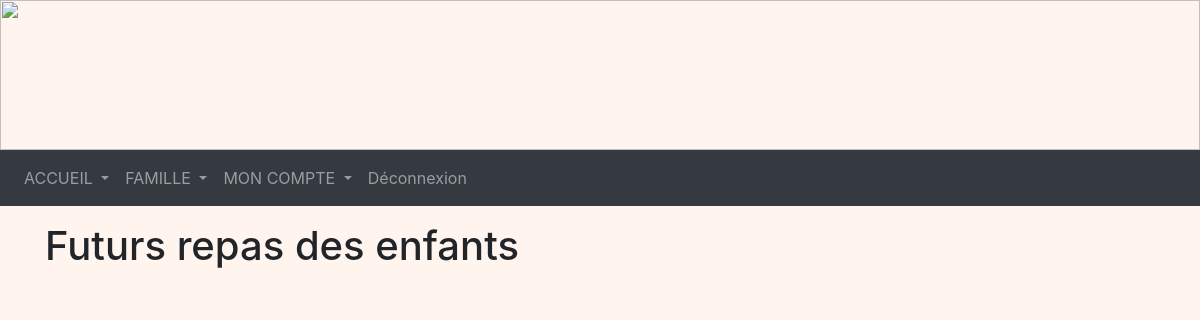
Page /repas (signed in) on the earlier database version.
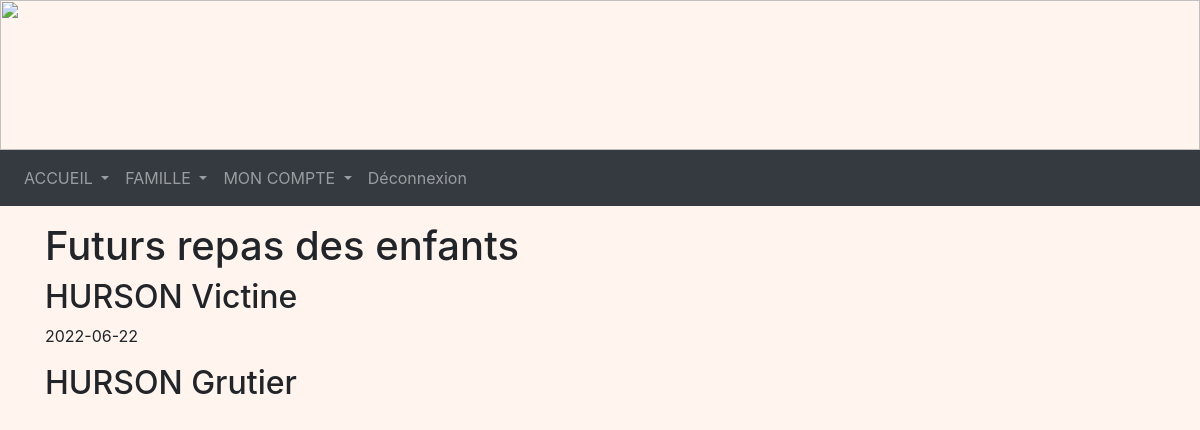
Same page on the later database version.
### tables this page shows
CREATE TABLE Enfant (
  code_enfant integer primary key autoincrement,
  nom_enfant TEXT NOT NULL,
  prenom_enfant TEXT NOT NULL,
  code_tarif integer NOT NULL,
  code_classe integer NOT NULL,
  code_representant integer NOT NULL,
  FOREIGN KEY (code_tarif) REFERENCES Tarif(code_tarif),
  FOREIGN KEY (code_classe) REFERENCES Classe(code_classe),
  FOREIGN KEY (code_representant) REFERENCES Representant(code_representant)
);

CREATE TABLE Repas (
  code_repas integer primary key autoincrement,
  date_repas date NOT NULL,
  code_enfant integer NOT NULL,
  FOREIGN KEY (code_enfant) REFERENCES Enfant(code_enfant)
);

### representant.py (the view)
@app.route('/repas', methods = ["GET"])
@login_required
def repas():
    db = get_db()
    cur = db.cursor()
    code_rep = cur.execute("SELECT code_representant FROM Representant WHERE identifiant = ?", (flask_login.current_user.name, )).fetchone()
    enfants = cur.execute("SELECT * FROM Enfant WHERE code_representant = ?", (code_rep[0], )).fetchall()
    repas = []
    now = datetime.datetime.today().strftime('%Y-%m-%d')
    for enfant in enfants:
        repas.append(cur.execute("SELECT * FROM Repas WHERE code_enfant = ? AND date_repas > ?", (enfant[0], now, )).fetchall())
    return render_template('R_repas.html', enfants = enfants, repas = repas)

### main.py (called while the page is built)
@login_manager.user_loader
def load_user(user_id):
    db = get_db()
    cur = db.cursor()
    user = cur.execute('SELECT identifiant, mot_de_passe FROM Compte WHERE identifiant=?', (user_id, )).fetchone()
    user = User(user[0], user[1])
    return user

def get_db():
    if 'db' not in g:
        g.db = sqlite3.connect(DATABASE)
    return g.db

@app.teardown_appcontext
def close_connection(exception):
    db = g.pop('db', None)
    if db is not None:
        db.close()

### templates/R_repas.html (shortened to what this page needs)
<!DOCTYPE html>
<html>
<head>
    <link rel="stylesheet" href="https://cdn.jsdelivr.net/npm/bootstrap@4.3.1/dist/css/bootstrap.min.css"
>
    <link rel="stylesheet" href="/static/css/main.css">
</head>
</head>
<body>
    <img style="width: 100%; height: 150px;"
        src="https://www.logarric.com/wp-content/uploads/2014/06/calendreta-lo-garric3.png" alt="">
    <nav class="navbar navbar-expand-lg navbar-dark bg-dark">
        <div class="collapse navbar-collapse" id="navbarNavDropdown">
            <ul class="navbar-nav">
                <li class="nav-item dropdown">
                    <a class="nav-link dropdown-toggle" href="#" id="navbarDropdownMenuLink" role="button"
                        data-bs-toggle="dropdown" aria-expanded="false">
                        ACCUEIL
                    </a>
                </li>
                <li class="nav-item dropdown">
                    <a class="nav-link dropdown-toggle" href="#" id="navbarDropdownMenuLink" role="button"
                        data-bs-toggle="dropdown" aria-expanded="false">
                        FAMILLE
                    </a>
                </li>
                <li class="nav-item dropdown">
                    <a class="nav-link dropdown-toggle" href="#" id="navbarDropdownMenuLink" role="button"
                        data-bs-toggle="dropdown" aria-expanded="false">
                        MON COMPTE
                    </a>
                </li>
                <li class="nav-item float-right">
                    <a class="nav-link" btn-outline-success href="/deconnexion">Déconnexion</a>
                </li>
            </ul>
        </div>
    </nav>
    <div class="container mt-3 mb-3">
        <h1>Futurs repas des enfants</h1>
        {% for enfant in enfants %}
            <h2>{{ enfant[1] }} {{ enfant[2] }}</h2>
            {% for repa in repas %}
             {% if repa[0] %}
                {% if repa[0][2] == enfant[0] %}
                    <p>{{ repa[0][1] }}</p>
                {% endif %}
                {% endif %}
            {% endfor %}
        {% endfor %}
    </div>
</body>
</html>

Differences in the rows shown:
added Enfant: nom_enfant "HURSON", prenom_enfant "Victine"
added Repas: date_repas "2022-06-22"
added Enfant: nom_enfant "HURSON", prenom_enfant "Grutier"
